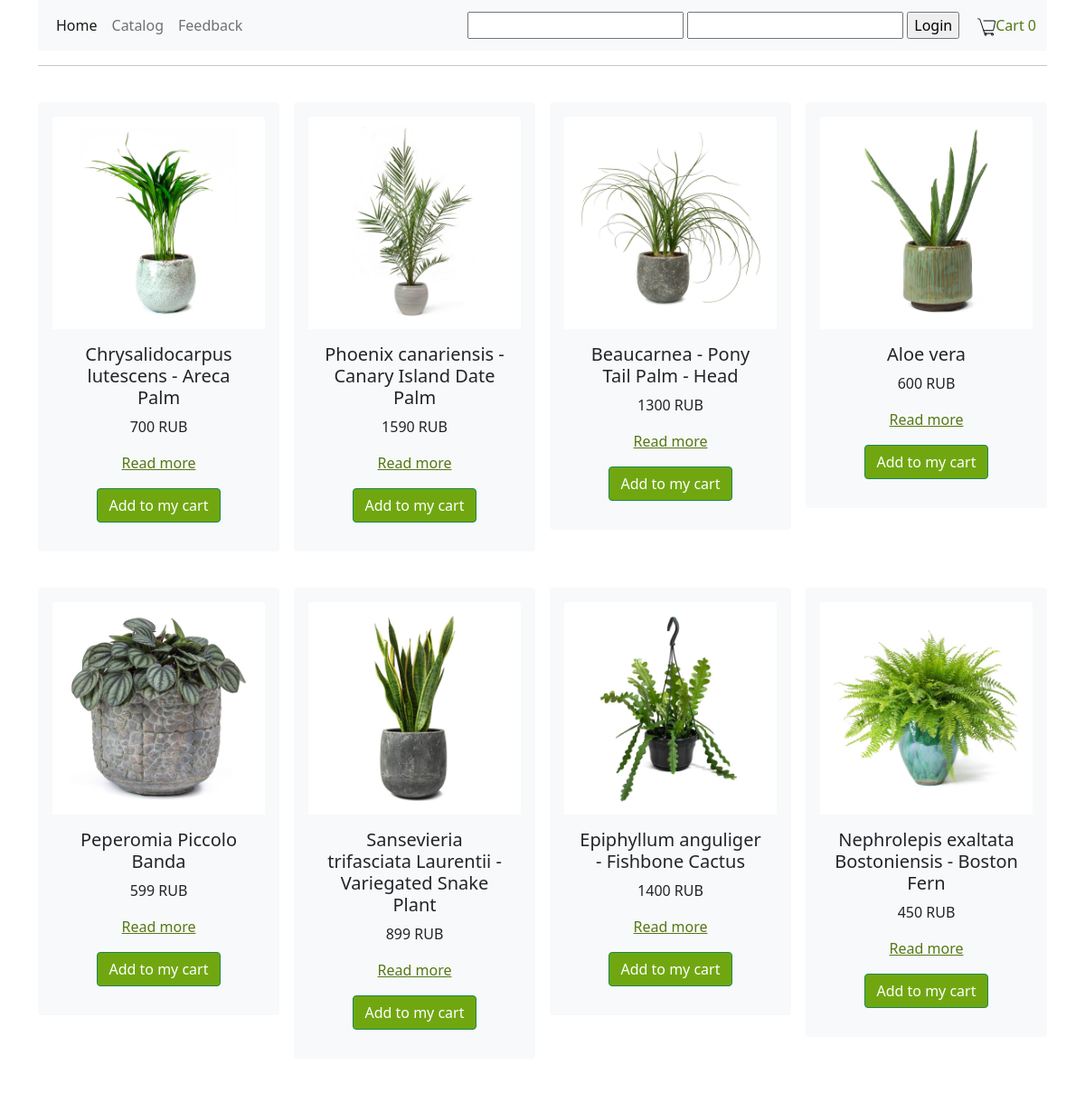
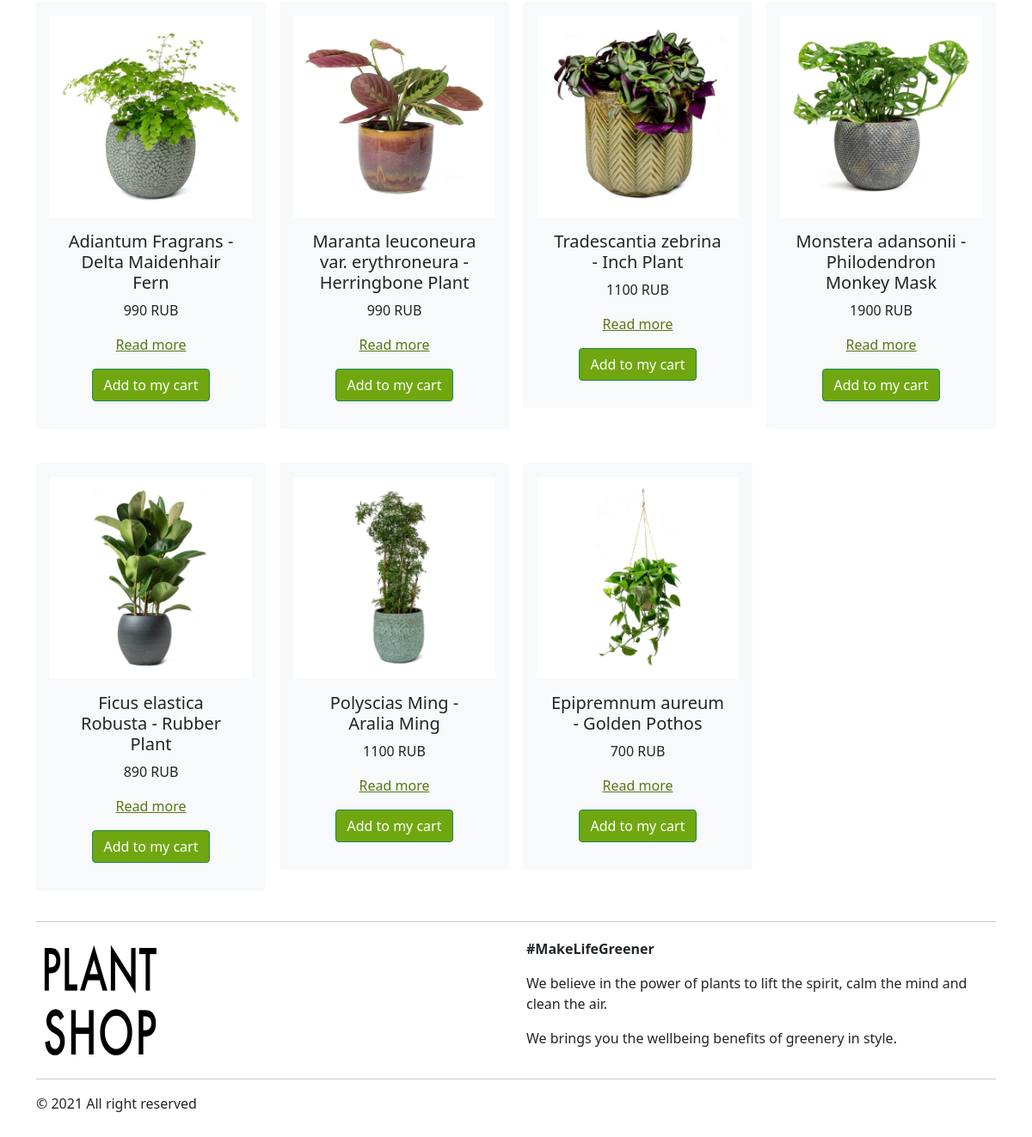
Screenshot of /catalog.php with the database file from the repository (2 pictures, top to bottom).
### tables this page shows
CREATE TABLE `catalog` (
  `id` int NOT NULL,
  `type` varchar(150) NOT NULL,
  `name` varchar(150) NOT NULL,
  `image` varchar(150) NOT NULL,
  `description` text,
  `price` int NOT NULL
);

### db.php (called while the page is built, shortened)
<?php
$db = @mysqli_connect("localhost:3306", "root", "root", "shop") or die("Ошибка " . mysqli_connect_error());
$session = session_id();
$result = mysqli_query($db, "SELECT COUNT(id) as count FROM `cart` WHERE `id_session`='{$session}'");
$row = mysqli_fetch_assoc($result);
$count = $row['count'];
$auth = false;

### catalog.php (the view, shortened to what this page needs)
<?php
include "db.php";
$goods = mysqli_query($db, "SELECT * FROM `catalog` WHERE 1");
?>
<!DOCTYPE html>
<html lang="en">
<head>
    <link href="https://cdn.jsdelivr.net/npm/bootstrap@5.0.0-beta1/dist/css/bootstrap.min.css" rel="stylesheet">
    <link rel="stylesheet" href="style.css">
</head>
<body>
    <div class="container">
        <header class="header">
            <?php include "menu.php" ?>
        </header>
        <hr>
        <div class="row row-cols-2 row-cols-lg-4 g-2 g-lg-3">
            <?php foreach ($goods as $item) : ?>
                <div class="col">
                    <form action="catalog.php?action=add" method="post">
                        <input hidden type="text" name="id" value="<?= $item['id'] ?>"><br>
                        <div class="card text-center p-3 bg-light">
                            <img src="img/plants/<?= $item['image'] ?>" class="card-img-top" alt="...">
                            <div class="card-body">
                                <h5 class="card-title"><?= $item['name'] ?></h5>
                                <p class="card-text"><?= $item['price'] ?> RUB</p>
                                <p><a href="item.php?id=<?= $item['id'] ?>" class="card-link">Read more</a></p>
                                <button type="submit" class="btn btn-success" name="ok">Add to my cart</button>
                            </div>
                    </form>
                </div>
        </div>
    <?php endforeach; ?>
    <footer class="container footer">
        <hr>
        <div class="row align-items-center">
            <div class="col">
                <img src="img/logo.png" alt="logo" width="150" height="150">
            </div>
            <div class="col">
                <p><b>#MakeLifeGreener</b></p>
                <p>We believe in the power of plants to lift the spirit, calm the mind and clean the air.</p>
                <p>We brings you the wellbeing benefits of greenery in style.</p>
            </div>
        </div>
        <hr>
        <p>© 2021 All right reserved</p>
    </footer>
</body>
</html>

### menu.php
<nav class="navbar navbar-expand-lg navbar-light bg-light">
    <div class="container-xxl">
        <div class="collapse navbar-collapse" id="navbarSupportedContent">
            <ul class="navbar-nav me-auto mb-2 mb-lg-0">
                <li class="nav-item">
                    <a class="nav-link active" aria-current="page" href="index.php">Home</a>
                </li>
                <li class="nav-item">
                    <a class="nav-link" href="catalog.php">Catalog</a>
                </li>
                <li class="nav-item">
                    <a class="nav-link" href="feedback.php">Feedback</a>
                </li>
            </ul>
            <?if (!$auth) :?>
            <form method="post">
                <input type='text' name='login'>
                <input type='password' name='pass'>
                <input type='submit' name='send' value='Login'>
            </form>
            <? else: ?>
            Добро пожаловать <?= $user ?>! <a href="/?logout">[x]</a><br>
            <? endif; ?>
            <a href="cart.php" class="cart_link"><img src="img/cart.svg" alt="Cart" width="20" height="20">Cart <?= $count ?></a>
        </div>
    </div>
</nav>

### style.css (style rules this page uses)
.footer { padding-top: 20px; padding-bottom: 20px; }
.card { border: none; }
.cart_link { padding-left: 20px; text-decoration: none; }
.btn-success { background-color: #70a710; }
a { color: #567815; }

### rows the page displays
catalog: image (picture), name "Chrysalidocarpus lutescens - Areca Palm", price "700"
catalog: image (picture), name "Phoenix canariensis - Canary Island Date Palm", price "1590"
catalog: image (picture), name "Beaucarnea - Pony Tail Palm - Head", price "1300"
catalog: image (picture), name "Aloe vera", price "600"
catalog: image (picture), name "Peperomia Piccolo Banda", price "599"
catalog: image (picture), name "Sansevieria trifasciata Laurentii - Variegated Snake Plant", price "899"
catalog: image (picture), name "Epiphyllum anguliger - Fishbone Cactus", price "1400"
catalog: image (picture), name "Nephrolepis exaltata Bostoniensis - Boston Fern", price "450"
catalog: image (picture), name "Adiantum Fragrans - Delta Maidenhair Fern", price "990"
catalog: image (picture), name "Maranta leuconeura var. erythroneura - Herringbone Plant", price "990"
catalog: image (picture), name "Tradescantia zebrina - Inch Plant", price "1100"
catalog: image (picture), name "Monstera adansonii - Philodendron Monkey Mask", price "1900"
catalog: image (picture), name "Ficus elastica Robusta - Rubber Plant", price "890"
catalog: image (picture), name "Polyscias Ming - Aralia Ming", price "1100"
catalog: image (picture), name "Epipremnum aureum - Golden Pothos", price "700"

### other values shown
$count "0"
